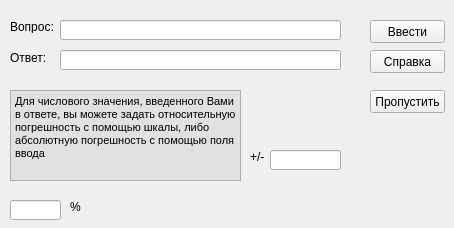
<?xml version="1.0" encoding="UTF-8"?>
<ui version="4.0">
 <class>nf2</class>
 <widget class="QDialog" name="nf2">
  <property name="geometry">
   <rect>
    <x>0</x>
    <y>0</y>
    <width>454</width>
    <height>228</height>
   </rect>
  </property>
  <property name="windowTitle">
   <string>Неточность</string>
  </property>
  <widget class="QLabel" name="label_2">
   <property name="geometry">
    <rect>
     <x>10</x>
     <y>50</y>
     <width>47</width>
     <height>16</height>
    </rect>
   </property>
   <property name="text">
    <string>Ответ:</string>
   </property>
  </widget>
  <widget class="QLabel" name="label">
   <property name="geometry">
    <rect>
     <x>10</x>
     <y>20</y>
     <width>47</width>
     <height>13</height>
    </rect>
   </property>
   <property name="text">
    <string>Вопрос:</string>
   </property>
   <property name="textFormat">
    <enum>Qt::RichText</enum>
   </property>
  </widget>
  <widget class="QLineEdit" name="lineEdit_2">
   <property name="geometry">
    <rect>
     <x>60</x>
     <y>50</y>
     <width>281</width>
     <height>20</height>
    </rect>
   </property>
  </widget>
  <widget class="QLineEdit" name="lineEdit">
   <property name="geometry">
    <rect>
     <x>60</x>
     <y>20</y>
     <width>281</width>
     <height>20</height>
    </rect>
   </property>
  </widget>
  <widget class="QTextBrowser" name="textBrowser">
   <property name="geometry">
    <rect>
     <x>10</x>
     <y>90</y>
     <width>231</width>
     <height>91</height>
    </rect>
   </property>
   <property name="mouseTracking">
    <bool>false</bool>
   </property>
   <property name="styleSheet">
    <string>background-color: rgb(225, 225, 225)</string>
   </property>
   <property name="html">
    <string>&lt;!DOCTYPE HTML PUBLIC &quot;-//W3C//DTD HTML 4.0//EN&quot; &quot;http://www.w3.org/TR/REC-html40/strict.dtd&quot;&gt;
&lt;html&gt;&lt;head&gt;&lt;meta name=&quot;qrichtext&quot; content=&quot;1&quot; /&gt;&lt;style type=&quot;text/css&quot;&gt;
p, li { white-space: pre-wrap; }
&lt;/style&gt;&lt;/head&gt;&lt;body style=&quot; font-family:'MS Shell Dlg 2'; font-size:8.25pt; font-weight:400; font-style:normal;&quot;&gt;
&lt;p style=&quot; margin-top:0px; margin-bottom:0px; margin-left:0px; margin-right:0px; -qt-block-indent:0; text-indent:0px;&quot;&gt;Для числового значения, введенного Вами в ответе, вы можете задать относительную погрешность с помощью шкалы, либо абсолютную погрешность с помощью поля ввода&lt;/p&gt;&lt;/body&gt;&lt;/html&gt;</string>
   </property>
  </widget>
  <widget class="QLabel" name="label_3">
   <property name="geometry">
    <rect>
     <x>250</x>
     <y>150</y>
     <width>16</width>
     <height>13</height>
    </rect>
   </property>
   <property name="text">
    <string>+/-</string>
   </property>
  </widget>
  <widget class="QLineEdit" name="lineEdit_3">
   <property name="geometry">
    <rect>
     <x>270</x>
     <y>150</y>
     <width>71</width>
     <height>20</height>
    </rect>
   </property>
  </widget>
  <widget class="QPushButton" name="pushButton_4">
   <property name="geometry">
    <rect>
     <x>480</x>
     <y>700</y>
     <width>75</width>
     <height>23</height>
    </rect>
   </property>
   <property name="text">
    <string>Пропустить</string>
   </property>
  </widget>
  <widget class="QPushButton" name="pushButton_3">
   <property name="geometry">
    <rect>
     <x>480</x>
     <y>650</y>
     <width>75</width>
     <height>23</height>
    </rect>
   </property>
   <property name="text">
    <string>Ввести</string>
   </property>
  </widget>
  <widget class="QPushButton" name="pushButton">
   <property name="geometry">
    <rect>
     <x>370</x>
     <y>50</y>
     <width>75</width>
     <height>23</height>
    </rect>
   </property>
   <property name="text">
    <string>Справка</string>
   </property>
  </widget>
  <widget class="QPushButton" name="pushButton_5">
   <property name="geometry">
    <rect>
     <x>370</x>
     <y>90</y>
     <width>75</width>
     <height>23</height>
    </rect>
   </property>
   <property name="text">
    <string>Пропустить</string>
   </property>
  </widget>
  <widget class="QPushButton" name="pushButton_6">
   <property name="geometry">
    <rect>
     <x>370</x>
     <y>20</y>
     <width>75</width>
     <height>23</height>
    </rect>
   </property>
   <property name="text">
    <string>Ввести</string>
   </property>
  </widget>
  <widget class="QLineEdit" name="lineEdit_4">
   <property name="geometry">
    <rect>
     <x>10</x>
     <y>200</y>
     <width>51</width>
     <height>20</height>
    </rect>
   </property>
  </widget>
  <widget class="QLabel" name="label_4">
   <property name="geometry">
    <rect>
     <x>70</x>
     <y>200</y>
     <width>11</width>
     <height>13</height>
    </rect>
   </property>
   <property name="text">
    <string>%</string>
   </property>
  </widget>
 </widget>
 <resources/>
 <connections/>
</ui>
